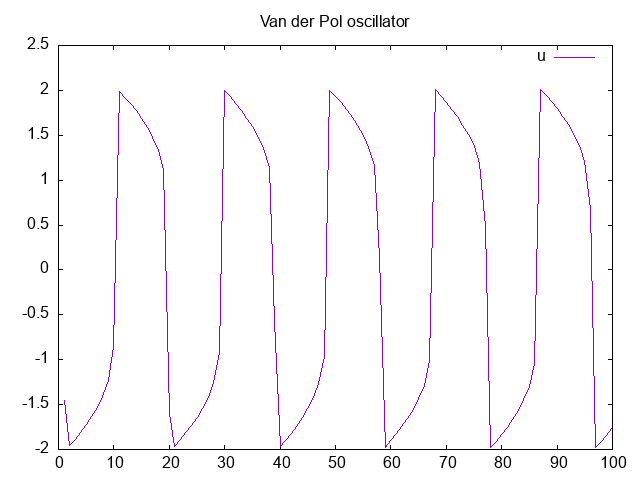

gnuplot code for this plot:
set terminal png
set output 'grafica.png'
set title "Van der Pol oscillator"


set key autotitle columnhead
set datafile separator ","

plot "./build/data.csv" with lines

set terminal wxt persist
set output
replot